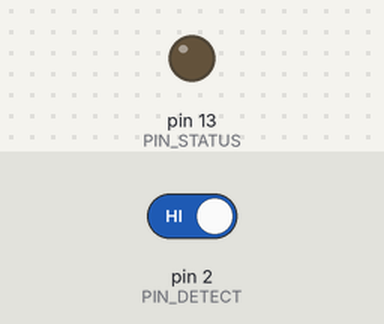
Recording of a sketch running on a simulated Arduino Uno, built with avr-gcc and run on an emulated ATmega328P. Shown: output pins drawn as LEDs (lit = HIGH). The inputs (shaded band) are chosen by the test bench; at power-on: pin 2 (PIN_DETECT) HIGH. What the sketch prints to the serial monitor is not drawn.

Above: at 1.3 s.
1.4 s: pin 2 (PIN_DETECT) driven LOW
At 2.4 s:
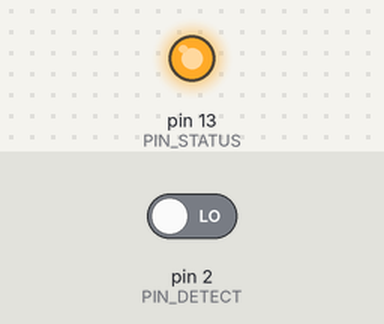
3.0 s: pin 2 (PIN_DETECT) driven HIGH
At 3.6 s:
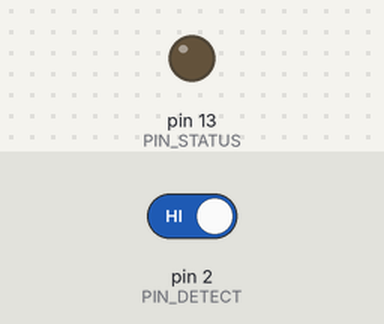
Timing chart, 0 to 6.0 s (numbered marks = the images above; inputs shaded):
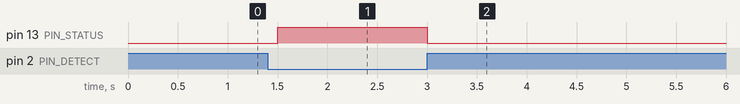

Measured:
- after the input at 1.4 s, pin 13 (PIN_STATUS): LOW → HIGH after 0.10 s
- after the input at 3.0 s, pin 13 (PIN_STATUS): HIGH → LOW at once

The sketch:

sketch_jul15b.ino
```cpp
#include <IRremote.h>

#define PIN_IR 3
#define PIN_DETECT 2
#define PIN_STATUS 13

IRsend irsend;
void setup()
{
  Serial.begin(9600);
  pinMode(PIN_DETECT, INPUT);
  pinMode(PIN_STATUS, OUTPUT);
  irsend.enableIROut(38);
  irsend.mark(0);
}

void loop() {
  digitalWrite(PIN_STATUS, !digitalRead(PIN_DETECT));
  Serial.println(PIN_STATUS);
  Serial.println(PIN_DETECT);
  delay(250);
}
```
